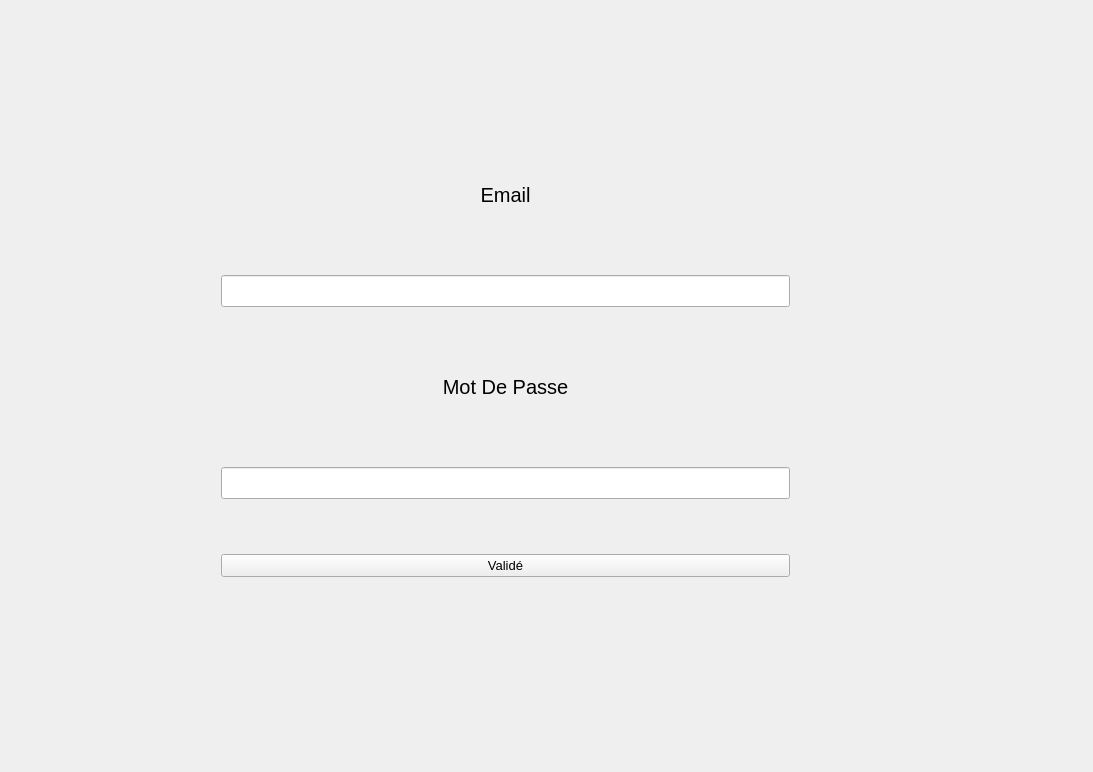
<?xml version="1.0" encoding="UTF-8"?>
<ui version="4.0">
 <class>Login</class>
 <widget class="QWidget" name="Login">
  <property name="geometry">
   <rect>
    <x>0</x>
    <y>0</y>
    <width>1093</width>
    <height>772</height>
   </rect>
  </property>
  <property name="font">
   <font>
    <pointsize>15</pointsize>
   </font>
  </property>
  <property name="windowTitle">
   <string>Login</string>
  </property>
  <widget class="QWidget" name="layoutWidget">
   <property name="geometry">
    <rect>
     <x>210</x>
     <y>110</y>
     <width>591</width>
     <height>531</height>
    </rect>
   </property>
   <layout class="QVBoxLayout" name="verticalLayout">
    <item>
     <widget class="QLabel" name="labelPseudo">
      <property name="maximumSize">
       <size>
        <width>16777215</width>
        <height>50</height>
       </size>
      </property>
      <property name="text">
       <string>Email</string>
      </property>
      <property name="alignment">
       <set>Qt::AlignCenter</set>
      </property>
     </widget>
    </item>
    <item>
     <widget class="QLineEdit" name="lineEditPseudo"/>
    </item>
    <item>
     <widget class="QLabel" name="labelMDP">
      <property name="maximumSize">
       <size>
        <width>16777215</width>
        <height>50</height>
       </size>
      </property>
      <property name="text">
       <string>Mot De Passe</string>
      </property>
      <property name="alignment">
       <set>Qt::AlignCenter</set>
      </property>
     </widget>
    </item>
    <item>
     <widget class="QLineEdit" name="lineEditMDP"/>
    </item>
    <item>
     <widget class="QPushButton" name="pushButtonLogin">
      <property name="font">
       <font>
        <pointsize>10</pointsize>
       </font>
      </property>
      <property name="text">
       <string>Validé</string>
      </property>
     </widget>
    </item>
   </layout>
  </widget>
 </widget>
 <layoutdefault spacing="6" margin="11"/>
 <resources/>
 <connections/>
</ui>
